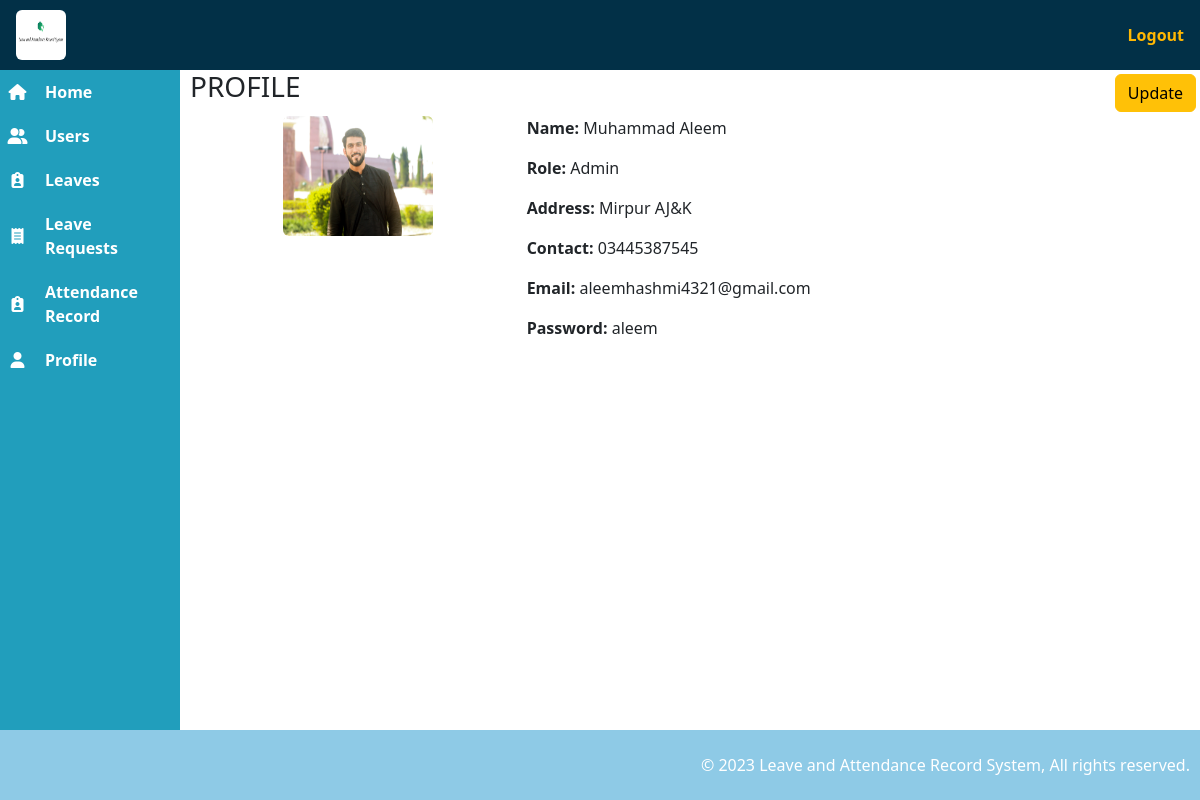
Screenshot of /admin/profile.php (signed in) with the database file from the repository.
### tables this page shows
CREATE TABLE `users` (
  `user_id` int(10) NOT NULL,
  `user_name` varchar(50) NOT NULL,
  `user_image` text NOT NULL,
  `user_address` text NOT NULL,
  `user_contact` varchar(12) NOT NULL,
  `user_email` varchar(50) NOT NULL,
  `user_password` varchar(50) NOT NULL,
  `user_role` varchar(50) NOT NULL
);

### admin/profile.php (the view, shortened to what this page needs)
<?php
include '../includes/admin_head.php';
include '../includes/admin_navbar.php';
include '../includes/admin_sidebar.php';
?>
<main>
  <section>
    <?php
    if (isset($_SESSION['user_id'])) {
      $user_id = $_SESSION['user_id'];
      $query = "SELECT * FROM users WHERE user_id = '$user_id'";
      $query_conn = mysqli_query($connection, $query);
      while ($result = mysqli_fetch_assoc($query_conn)) {
        $user_name = $result['user_name'];
        $user_image = $result['user_image'];
        $user_email = $result['user_email'];
        $user_password = $result['user_password'];
        $user_address = $result['user_address'];
        $user_contact = $result['user_contact'];
        $user_role = $result['user_role'];
      }
    }
    ?>
    <div>
      <div class="d-flex justify-content-between">
        <h3 class="text-uppercase">Profile</h3>
        <a onclick="savePageHistory()" href="edit_user.php?edit=<?php echo $user_id; ?>" class='btn btn-warning m-1'>Update</a>
      </div>
      <div>
        <div class='row g-0'>
          <div class='col-4 text-center'>
            <img class="rounded" src='../images/<?php echo $user_image; ?>' width="150" height="120" />
          </div>
          <div class='col-8'>
            <p><b>Name:</b>
              <?php echo $user_name; ?>
            </p>
            <p><b>Role:</b>
              <?php echo $user_role; ?>
            </p>
            <p><b>Address:</b>
              <?php echo $user_address; ?>
            </p>
            <p><b>Contact:</b>
              <?php echo $user_contact; ?>
            </p>
            <p><b>Email:</b>
              <?php echo $user_email; ?>
            </p>
            <p><b>Password:</b>
              <?php echo $user_password; ?>
            </p>
          </div>
        </div>
      </div>
    </div>
  </section>
</main>
<?php
include '../includes/admin_footer.php';
?>

### css/admin_style.css (style rules this page uses)
a { text-decoration: none; }
main { margin-top: 70px; margin-left: 190px; padding-bottom: 60px; }

### rows the page displays
users: user_image (picture), user_name "Muhammad Aleem", user_role "Admin", user_address "Mirpur AJ&K", user_contact "03445387545", user_email "aleemhashmi4321@gmail.com", user_password "aleem"
